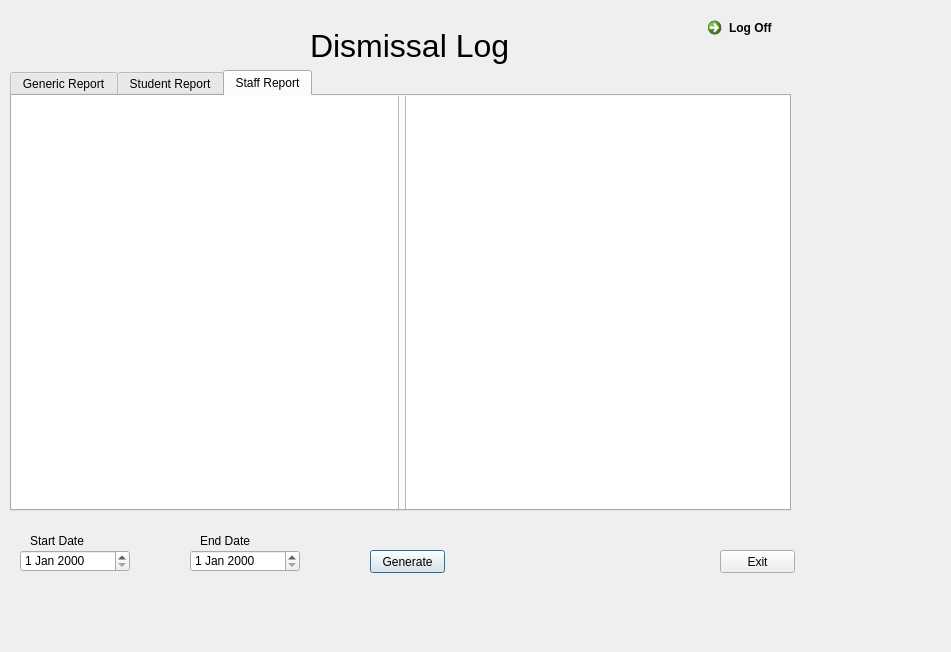
<?xml version="1.0" encoding="UTF-8"?>
<ui version="4.0">
 <class>Dismissal</class>
 <widget class="QDialog" name="Dismissal">
  <property name="geometry">
   <rect>
    <x>0</x>
    <y>0</y>
    <width>951</width>
    <height>652</height>
   </rect>
  </property>
  <property name="windowTitle">
   <string>Dialog</string>
  </property>
  <widget class="QPushButton" name="LogButton_Generate">
   <property name="geometry">
    <rect>
     <x>370</x>
     <y>550</y>
     <width>75</width>
     <height>23</height>
    </rect>
   </property>
   <property name="maximumSize">
    <size>
     <width>1200</width>
     <height>900</height>
    </size>
   </property>
   <property name="text">
    <string>Generate</string>
   </property>
  </widget>
  <widget class="QDateEdit" name="dateEdit_2">
   <property name="geometry">
    <rect>
     <x>190</x>
     <y>550</y>
     <width>110</width>
     <height>22</height>
    </rect>
   </property>
   <property name="maximumSize">
    <size>
     <width>1200</width>
     <height>900</height>
    </size>
   </property>
  </widget>
  <widget class="QPushButton" name="LogButton_Exit">
   <property name="geometry">
    <rect>
     <x>720</x>
     <y>550</y>
     <width>75</width>
     <height>23</height>
    </rect>
   </property>
   <property name="maximumSize">
    <size>
     <width>1200</width>
     <height>900</height>
    </size>
   </property>
   <property name="text">
    <string>Exit</string>
   </property>
  </widget>
  <widget class="QDateEdit" name="dateEdit">
   <property name="geometry">
    <rect>
     <x>20</x>
     <y>550</y>
     <width>110</width>
     <height>22</height>
    </rect>
   </property>
   <property name="maximumSize">
    <size>
     <width>1200</width>
     <height>900</height>
    </size>
   </property>
  </widget>
  <widget class="QLabel" name="Log_label">
   <property name="geometry">
    <rect>
     <x>310</x>
     <y>20</y>
     <width>251</width>
     <height>51</height>
    </rect>
   </property>
   <property name="maximumSize">
    <size>
     <width>1200</width>
     <height>900</height>
    </size>
   </property>
   <property name="font">
    <font>
     <pointsize>24</pointsize>
    </font>
   </property>
   <property name="text">
    <string>Dismissal Log</string>
   </property>
  </widget>
  <widget class="QLabel" name="Log_label1">
   <property name="geometry">
    <rect>
     <x>30</x>
     <y>530</y>
     <width>61</width>
     <height>21</height>
    </rect>
   </property>
   <property name="maximumSize">
    <size>
     <width>1200</width>
     <height>900</height>
    </size>
   </property>
   <property name="text">
    <string>Start Date</string>
   </property>
  </widget>
  <widget class="QLabel" name="Log_label2">
   <property name="geometry">
    <rect>
     <x>200</x>
     <y>530</y>
     <width>61</width>
     <height>21</height>
    </rect>
   </property>
   <property name="maximumSize">
    <size>
     <width>1200</width>
     <height>900</height>
    </size>
   </property>
   <property name="text">
    <string>End Date</string>
   </property>
  </widget>
  <widget class="QCommandLinkButton" name="LogOffAdmin">
   <property name="geometry">
    <rect>
     <x>700</x>
     <y>10</y>
     <width>187</width>
     <height>41</height>
    </rect>
   </property>
   <property name="maximumSize">
    <size>
     <width>1200</width>
     <height>900</height>
    </size>
   </property>
   <property name="text">
    <string>Log Off</string>
   </property>
  </widget>
  <widget class="QTabWidget" name="DismissWidget">
   <property name="geometry">
    <rect>
     <x>10</x>
     <y>70</y>
     <width>781</width>
     <height>441</height>
    </rect>
   </property>
   <property name="maximumSize">
    <size>
     <width>1200</width>
     <height>900</height>
    </size>
   </property>
   <property name="currentIndex">
    <number>2</number>
   </property>
   <widget class="QWidget" name="tab">
    <attribute name="title">
     <string>Generic Report</string>
    </attribute>
    <widget class="QTextEdit" name="GenericReport_AppendText">
     <property name="geometry">
      <rect>
       <x>0</x>
       <y>10</y>
       <width>771</width>
       <height>401</height>
      </rect>
     </property>
     <property name="html">
      <string>&lt;!DOCTYPE HTML PUBLIC &quot;-//W3C//DTD HTML 4.0//EN&quot; &quot;http://www.w3.org/TR/REC-html40/strict.dtd&quot;&gt;
&lt;html&gt;&lt;head&gt;&lt;meta name=&quot;qrichtext&quot; content=&quot;1&quot; /&gt;&lt;style type=&quot;text/css&quot;&gt;
p, li { white-space: pre-wrap; }
&lt;/style&gt;&lt;/head&gt;&lt;body style=&quot; font-family:'MS Shell Dlg 2'; font-size:7.5pt; font-weight:400; font-style:normal;&quot;&gt;
&lt;p style=&quot; margin-top:0px; margin-bottom:0px; margin-left:0px; margin-right:0px; -qt-block-indent:0; text-indent:0px;&quot;&gt;&lt;span style=&quot; font-size:8pt;&quot;&gt;Write in this location to insert into the report.&lt;/span&gt;&lt;/p&gt;&lt;/body&gt;&lt;/html&gt;</string>
     </property>
    </widget>
   </widget>
   <widget class="QWidget" name="tab_2">
    <attribute name="title">
     <string>Student Report</string>
    </attribute>
    <widget class="QWidget" name="horizontalLayoutWidget">
     <property name="geometry">
      <rect>
       <x>-1</x>
       <y>-1</y>
       <width>781</width>
       <height>421</height>
      </rect>
     </property>
     <layout class="QHBoxLayout" name="horizontalLayout">
      <item>
       <widget class="QListView" name="LogListView_Student1"/>
      </item>
      <item>
       <widget class="QListView" name="LogListView_Student2"/>
      </item>
     </layout>
    </widget>
   </widget>
   <widget class="QWidget" name="tab_3">
    <attribute name="title">
     <string>Staff Report</string>
    </attribute>
    <widget class="QWidget" name="horizontalLayoutWidget_2">
     <property name="geometry">
      <rect>
       <x>-1</x>
       <y>-1</y>
       <width>781</width>
       <height>421</height>
      </rect>
     </property>
     <layout class="QHBoxLayout" name="horizontalLayout_2">
      <item>
       <widget class="QListView" name="LogListView_Staff1"/>
      </item>
      <item>
       <widget class="QListView" name="LogListView_Staff2"/>
      </item>
     </layout>
    </widget>
   </widget>
  </widget>
 </widget>
 <resources/>
 <connections/>
</ui>
